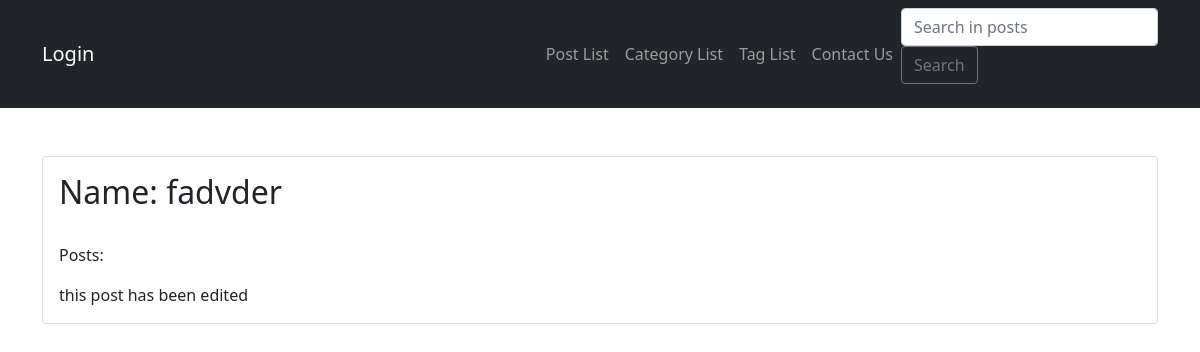
Before: /weblog/tag/2 with the older database file.
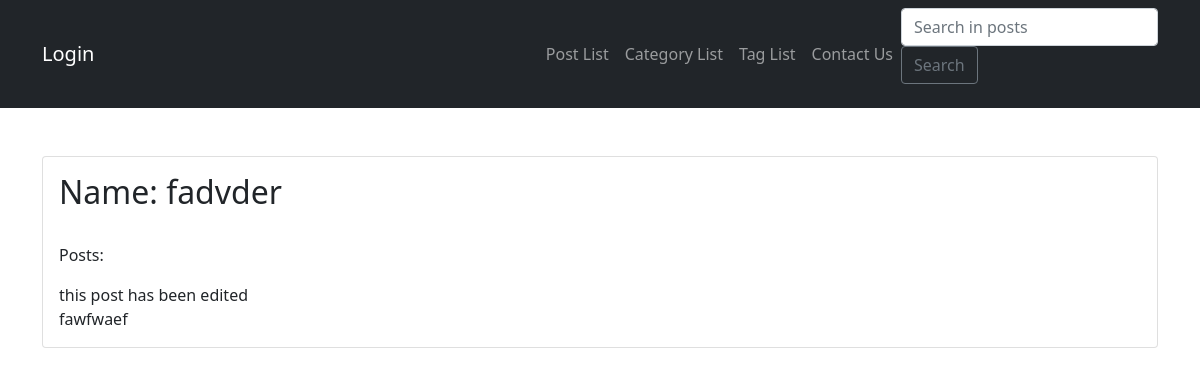
After: the same page with the newer database file.
### weblog/models.py (models this page shows, shortened)
class Post(models.Model):
    PU = 'PU'
    DR = 'DR'
    STATUS_CHOICE = [
        (PU, 'Published'),
        (DR, 'Draft')
    ]
    owner = models.ForeignKey(User, on_delete=models.CASCADE, verbose_name="Post Owner")
    title = models.CharField("Post Title", max_length=50)
    content = models.TextField()
    image = models.ImageField(upload_to='images', null=True)
    category = models.ManyToManyField('Category')
    created = models.DateField(auto_now_add=True, null=True)
    updated_on = models.DateTimeField(auto_now=True)
    like = models.ManyToManyField(User, related_name='post_like')
    dislike = models.ManyToManyField(User, related_name='post_dislike')
    tag = models.ManyToManyField('Tag')
    slug = models.SlugField(max_length=255, unique=True, null=True, blank=True)
    status = models.CharField(
        max_length=2,
        choices=STATUS_CHOICE,
        default=DR
    )
    objects = models.Manager()
    published = PublishedPostsManager()
    draft = DraftPostsManager()

### weblog/views.py (the view)
# urls.py: path("tag/<int:pk>", TagDetail.as_view(), name="tag_detail"),
class TagDetail(DetailView):
    model = Tag

### weblog/templates/weblog/tag_detail.html (shortened to what this page needs)
{% extends 'weblog/index.html' %}
{% load static %}
{% block content %}
    <div class="card mb-4">
        <div class="card-body">
            <h2 class="card-title">Name: {{object.name}}</h2><br>
            <p class="card-text">Posts: </p>
            {% for post in object.post_set.all %}
                {{ post.title }} <br>
            {% endfor %}
        </div>
    </div>
{% endblock content %}

Changed rows visible on the page:
now on this page (row edited): Post: title "fawfwaef"
